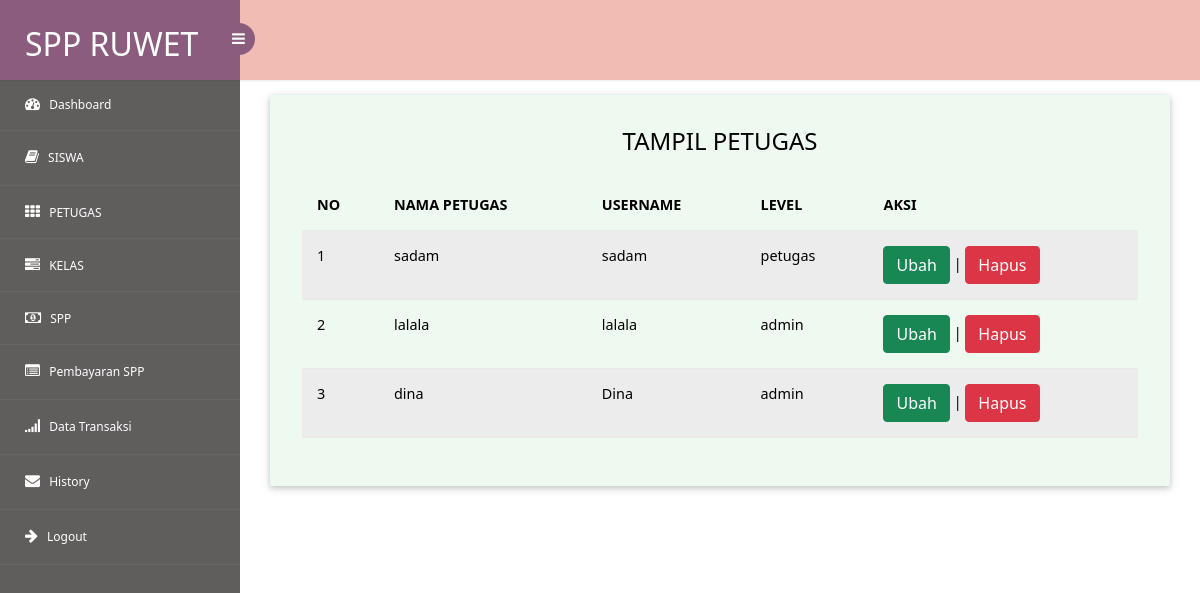
The app's page /admin/tampil_petugas.php with its own data.
### tables this page shows
CREATE TABLE `petugas` (
  `id_petugas` int(11) NOT NULL,
  `username` varchar(25) NOT NULL,
  `password` varchar(255) NOT NULL,
  `nama_petugas` varchar(35) NOT NULL,
  `level` enum('petugas','admin','siswa') NOT NULL
);

### admin/tampil_petugas.php (the view, shortened to what this page needs)
<?php
 include "sidebar.php";
 ?>
<!DOCTYPE html>
<head>
<link href="https://cdn.jsdelivr.net/npm/bootstrap@5.0.1/dist/css/bootstrap.m
in.css" rel="stylesheet"
crossorigin="anonymous">
</head>
<body>
    <section id="main-content">
        <div class="panel-body">
				<div class="col-md-12 w3ls-graph">
						<div class="agileinfo-grap">
							<div class="agileits-box">
								<header class="agileits-box-header clearfix">
		<h3>Tampil Petugas</h3>
        <table class="table table-hover table-striped" >
            <thead>
                <tr>
                    <th>NO</th
                    ><th>NAMA PETUGAS</th>
                    <th>USERNAME</th>
                    <th>LEVEL</th>
                    <th>AKSI</th>
                 </tr>
            </thead>
        <tbody>
            <?php
            include "koneksi.php";
            $qry_petugas=mysqli_query($conn,"select * from petugas");
            $no=0;
            while($data_petugas=mysqli_fetch_array($qry_petugas)){
            $no++;?>
            <tr>
            <td><?=$no?></td>
            <td><?=$data_petugas['username']?></td>
            <td><?=$data_petugas['nama_petugas']?></td>
            <td><?=$data_petugas['level']?></td>
            <td><a href="ubah_petugas.php?nisn=<?=$data_petugas['id_petugas']?>"
                    class="btn btn-success">Ubah</a> |
                    <a href="hapus_data_petugas.php?id_petugas=<?=$data_siswa['id_petugas']?>"
                    onclick="return confirm('Apakah Anda yakin menghapus data ini?')"
                    class="btn btn-danger">Hapus</a></td>
            </tr>
            <?php
            }
            ?>
        </tbody>
        </table>
                    </header>
							</div>
						</div>
    </section>
</body>
</html>

### css/style.css (style rules this page uses)
h4, h5, h6, h1, h2, h3 { margin: 0; }
html, body { font-family: 'Roboto', sans-serif; font-size: 100%; overflow-x: hidden; background: url(../images/bg.jpg) no-repeat 0px 0px; background-size:cover; }
body a { transition: 0.5s all ease; -webkit-transition: 0.5s all ease; -moz-transition: 0.5s all ease; -o-transition: 0.5s all ease; -ms-transition: 0.5s all ease; text-decoration:none; }
h1,h2,h3,h4,h5,h6 { margin:0; }
#main-content { margin-left:240px; -webkit-transition:all .3s ease-in-out; -moz-transition:all .3s ease-in-out; -o-transition:all .3s ease-in-out; transition:all .3s ease-in-out; }
.agileinfo-grap { padding: 2em; background:rgb(238, 249, 240); box-shadow: 0 2px 5px 0 rgba(0, 0, 0, 0.16), 0 2px 10px 0 rgba(0, 0, 0, 0.12); }
header.agileits-box-header.clearfix h3 { font-size: 24px; font-weight: 400; text-transform: uppercase; color:#000; text-align: center; margin-bottom: 1em; }
.table>thead>tr>th { border-bottom: 1px solid #e1ab91 ! important; }
.table>tbody>tr>td, .table>tbody>tr>th, .table>tfoot>tr>td, .table>tfoot>tr>th, .table>thead>tr>td, .table>thead>tr>th { border-bottom: 1px solid #e9e9e9 ! important; }
.table > thead > tr > th, .table > tbody > tr > th, .table > tfoot > tr > th, .table > thead > tr > td, .table > tbody > tr > td, .table > tfoot > tr > td { border-top: none !important; }
.table td, .table>tbody>tr>td, .table>tbody>tr>th, .table>tfoot>tr>td, .table>tfoot>tr>th, .table>thead>tr>td, .table>thead>tr>th { padding: 15px!important; }
.table > thead > tr > th, .table > tbody > tr > th, .table > tfoot > tr > th, .table > thead > tr > td, .table > tbody > tr > td, .table > tfoot > tr > td { font-size: 0.9em; color: rgb(0, 0, 0); border-top: none !important; }

### records on screen
petugas: username "sadam", nama_petugas "sadam", level "petugas"
petugas: username "lalala", nama_petugas "lalala", level "admin"
petugas: username "dina", nama_petugas "Dina", level "admin"
